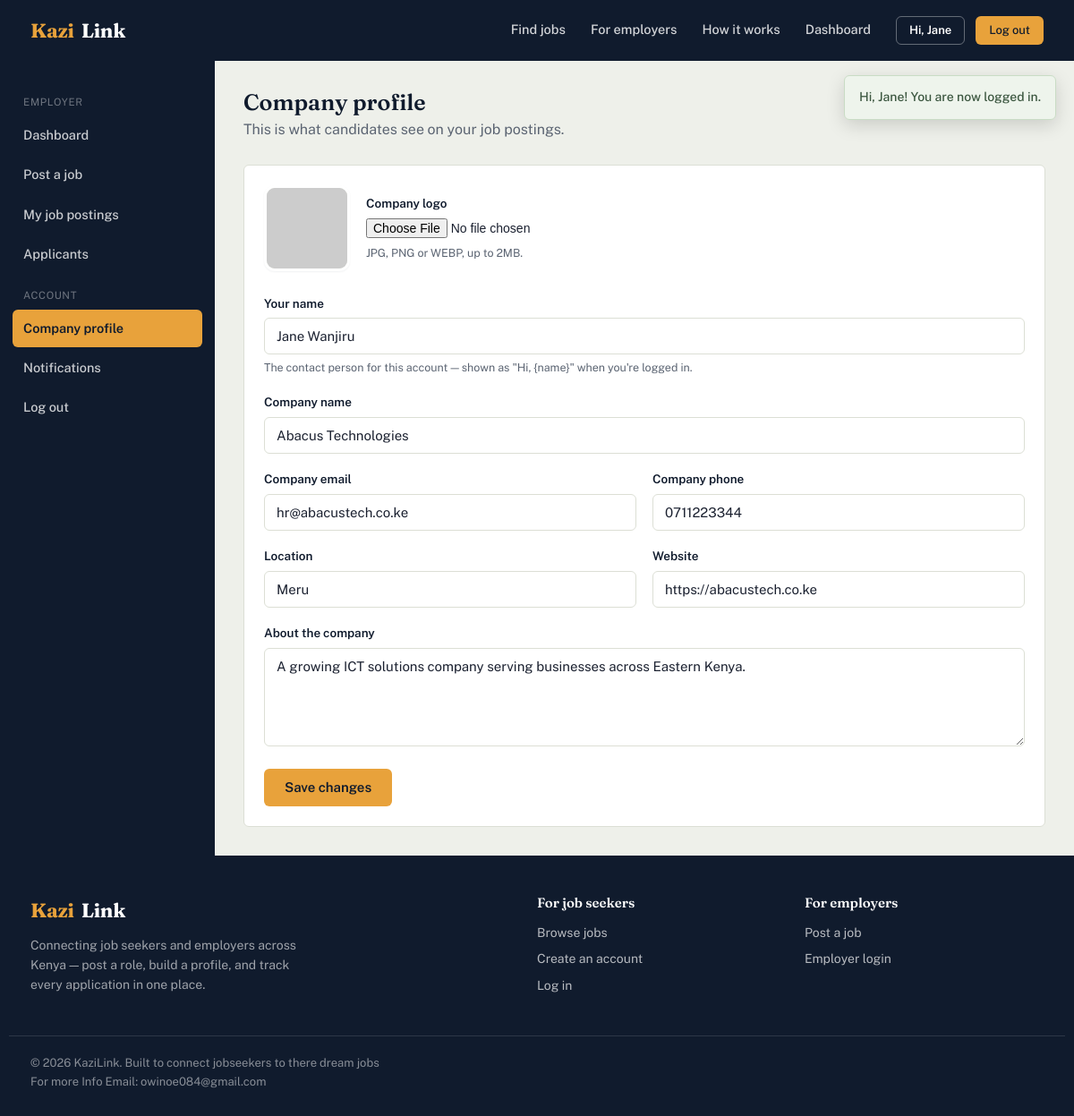
/employer/profile.php (signed in), run on the app's committed database.
### tables this page shows
CREATE TABLE users (
    user_id     INT AUTO_INCREMENT PRIMARY KEY,
    full_name   VARCHAR(100) NOT NULL,
    email       VARCHAR(100) NOT NULL UNIQUE,
    phone       VARCHAR(20),
    password    VARCHAR(255) NOT NULL,
    role        ENUM('job_seeker','employer','admin') NOT NULL,
    status      ENUM('active','suspended') NOT NULL DEFAULT 'active',
    created_at  TIMESTAMP DEFAULT CURRENT_TIMESTAMP
);

CREATE TABLE employers (
    employer_id     INT AUTO_INCREMENT PRIMARY KEY,
    user_id         INT NOT NULL UNIQUE,
    company_name    VARCHAR(150) NOT NULL,
    company_email   VARCHAR(100),
    company_phone   VARCHAR(20),
    location        VARCHAR(100),
    description     TEXT,
    website         VARCHAR(255),
    logo            VARCHAR(255),
    FOREIGN KEY (user_id) REFERENCES users(user_id) ON DELETE CASCADE
);

### includes/functions.php (called while the page is built, shortened)
<?php
function e(?string $value): string
{
    return htmlspecialchars($value ?? '', ENT_QUOTES, 'UTF-8');
}
function get_flashes(): array
{
    $flashes = $_SESSION['flash'] ?? [];
    return $flashes;
}

### includes/auth.php (called while the page is built, shortened)
<?php
function current_user_id(): ?int
{
    return $_SESSION['user_id'] ?? null;
}
function current_user(): ?array
{
    $db = getDB();
    $stmt = $db->prepare('SELECT * FROM users WHERE user_id = ?');
    $stmt->execute([current_user_id()]);
    $cached = $stmt->fetch() ?: null;
    return $cached;
}

### employer/profile.php (the view, shortened to what this page needs)
<?php
$db = getDB();
$userId = current_user_id();
$stmt = $db->prepare('SELECT u.full_name, u.email, u.phone, emp.* FROM users u JOIN employers emp ON emp.user_id = u.user_id WHERE u.user_id = ?');
$stmt->execute([$userId]);
$profile = $stmt->fetch();
$base = '../';
include __DIR__ . '/../includes/header.php';
?>
<div class="dash-shell">
  <?php include __DIR__ . '/../includes/sidebar-employer.php'; ?>
  <main class="dash-main">
    <div class="dash-header"><div><h1>Company profile</h1><p>This is what candidates see on your job postings.</p></div></div>
    <div class="card">
      <div class="card-body">
        <form method="post" enctype="multipart/form-data">
          <div style="display:flex; align-items:center; gap:18px; margin-bottom:26px;">
            <img class="profile-photo-lg" style="border-radius:12px;" src="<?= $profile['logo'] ? e('../' . $profile['logo']) : 'https://api.dicebear.com/7.x/initials/svg?seed=' . urlencode($profile['company_name']) ?>" alt="">
            <div>
              <label style="margin-bottom:6px;">Company logo</label>
              <input type="file" name="logo" accept="image/*">
              <div class="field-hint">JPG, PNG or WEBP, up to 2MB.</div>
            </div>
          </div>
          <div class="form-group">
            <label for="full_name">Your name</label>
            <input type="text" id="full_name" name="full_name" value="<?= e($profile['full_name']) ?>" required>
            <div class="field-hint">The contact person for this account — shown as "Hi, {name}" when you're logged in.</div>
          </div>
          <div class="form-group">
            <label for="company_name">Company name</label>
            <input type="text" id="company_name" name="company_name" value="<?= e($profile['company_name']) ?>" required>
          </div>
          <div class="form-row">
            <div class="form-group">
              <label for="company_email">Company email</label>
              <input type="email" id="company_email" name="company_email" value="<?= e($profile['company_email']) ?>">
            </div>
            <div class="form-group">
              <label for="company_phone">Company phone</label>
              <input type="tel" id="company_phone" name="company_phone" value="<?= e($profile['company_phone']) ?>">
            </div>
          </div>
          <div class="form-row">
            <div class="form-group">
              <label for="location">Location</label>
              <input type="text" id="location" name="location" value="<?= e($profile['location']) ?>" placeholder="e.g. Meru">
            </div>
            <div class="form-group">
              <label for="website">Website</label>
              <input type="url" id="website" name="website" value="<?= e($profile['website']) ?>" placeholder="https://...">
            </div>
          </div>
          <div class="form-group">
            <label for="description">About the company</label>
            <textarea id="description" name="description" placeholder="Tell candidates what your company does..."><?= e($profile['description']) ?></textarea>
          </div>
          <button type="submit" class="btn btn-primary">Save changes</button>
        </form>
      </div>
    </div>
  </main>
</div>
<?php include __DIR__ . '/../includes/footer.php'; ?>

### includes/header.php (shortened to what this page needs)
<?php
$base = $base ?? '';
$user = current_user();
?>
<!DOCTYPE html>
<html lang="en">
<head>
<link rel="stylesheet" href="<?= e($base) ?>assets/css/style.css">
</head>
<body>
<?php $flashes = get_flashes(); if ($flashes): ?>
<div class="flash-stack">
  <?php foreach ($flashes as $f): ?>
    <div class="flash flash-<?= e($f['type']) ?>"><?= e($f['message']) ?></div>
  <?php endforeach; ?>
</div>
<?php endif; ?>
<header class="site-header">
  <div class="container">
    <a href="<?= e($base) ?>index.php" class="brand"><span class="brand-mark">Kazi</span>Link</a>
    <nav class="main-nav">
      <a href="<?= e($base) ?>jobs.php">Find jobs</a>
      <?php if (!$user || $user['role'] === 'employer'): ?>
        <a href="<?= e($base) ?>register.php?role=employer">For employers</a>
      <?php endif; ?>
      <a href="<?= e($base) ?>index.php#how-it-works">How it works</a>
      <?php if ($user): ?>
        <?php if ($user['role'] === 'job_seeker'): ?>
          <a href="<?= e($base === '' ? 'seeker/' : '') ?>dashboard.php">Dashboard</a>
        <?php elseif ($user['role'] === 'employer'): ?>
          <a href="<?= e($base === '' ? 'employer/' : '') ?>dashboard.php">Dashboard</a>
        <?php elseif ($user['role'] === 'admin'): ?>
          <a href="<?= e($base === '' ? 'admin/' : '') ?>dashboard.php">Dashboard</a>
        <?php endif; ?>
        <div class="nav-actions">
          <span class="btn btn-outline-light btn-sm" style="pointer-events:none;">Hi, <?= e(explode(' ', $user['full_name'])[0]) ?></span>
          <a href="<?= e($base) ?>logout.php" class="btn btn-primary btn-sm">Log out</a>
        </div>
      <?php endif; ?>
    </nav>
  </div>
</header>

### assets/css/style.css (style rules this page uses)
:root { --ink: #101B2D; --ink-soft: #1B2940; --marigold: #E8A23B; --marigold-dark: #C9832450; --savanna: #4F6F52; --savanna-deep: #3C5740; --clay: #B5533C; --stone: #EEF0EA; --stone-deep: #E3E6DC; --paper: #FFFFFF; --text: #1B2130; --text-muted: #5B6472; --border: #DCDFD5; --radius: 6px; --shadow-sm: 0 1px 2px rgba(16, 27, 45, 0.06); --font-display: 'Fraunces', Georgia, serif; --font-body: 'Public Sans', -apple-system, BlinkMacSystemFont, 'Segoe UI', sans-serif; }
* { box-sizing: border-box; }
html { scroll-behavior: smooth; }
body { margin: 0; font-family: var(--font-body); color: var(--text); background: var(--stone); line-height: 1.55; -webkit-font-smoothing: antialiased; }
img { max-width: 100%; display: block; }
a { color: inherit; text-decoration: none; }
h1, h2, h3, h4 { font-family: var(--font-display); font-weight: 600; line-height: 1.15; margin: 0 0 0.5em; color: var(--ink); }
p { margin: 0 0 1em; }
.container { max-width: 1180px; margin: 0 auto; padding: 0 24px; }
.btn { display: inline-flex; align-items: center; justify-content: center; gap: 8px; padding: 11px 22px; border-radius: var(--radius); border: 1px solid transparent; font-family: var(--font-body); font-size: 15px; font-weight: 600; cursor: pointer; transition: transform 0.08s ease, background 0.15s ease, border-color 0.15s ease; line-height: 1.2; }
.btn-primary { background: var(--marigold); color: var(--ink); }
.btn-outline-light { background: transparent; border-color: rgba(255,255,255,0.35); color: #fff; }
.btn-sm { padding: 7px 14px; font-size: 13px; }
label { display: block; font-size: 13.5px; font-weight: 600; color: var(--ink); margin-bottom: 6px; }
.form-group { margin-bottom: 18px; }
.form-row { display: grid; grid-template-columns: 1fr 1fr; gap: 18px; }
input[type="text"], input[type="email"], input[type="password"], input[type="number"], input[type="date"], input[type="tel"], input[type="url"], select, textarea { width: 100%; padding: 11px 13px; font-family: var(--font-body); font-size: 15px; border: 1px solid var(--border); border-radius: var(--radius); background: #fff; color: var(--text); }
textarea { resize: vertical; min-height: 110px; }
.field-hint { font-size: 12.5px; color: var(--text-muted); margin-top: 5px; }
input[type="file"] { font-size: 14px; }
.site-header { background: var(--ink); color: #fff; position: sticky; top: 0; z-index: 40; }
.site-header .container { display: flex; align-items: center; justify-content: space-between; height: 68px; }
.brand { font-family: var(--font-display); font-size: 22px; font-weight: 700; color: #fff; display: flex; align-items: center; gap: 8px; letter-spacing: -0.01em; }
.brand-mark { color: var(--marigold); }
.main-nav { display: flex; align-items: center; gap: 28px; }
.main-nav a { font-size: 14.5px; font-weight: 500; color: rgba(255,255,255,0.82); padding: 6px 0; border-bottom: 2px solid transparent; }
.main-nav a.btn { padding: 7px 14px; font-size: 13px; border-bottom: 1px solid transparent; }
.main-nav a.btn-primary, .main-nav a.btn-primary:hover { color: var(--ink); }
.nav-actions { display: flex; align-items: center; gap: 12px; }
.flash-stack { position: fixed; top: 84px; right: 20px; z-index: 100; display: flex; flex-direction: column; gap: 10px; max-width: 360px; }
.flash { padding: 13px 16px; border-radius: var(--radius); font-size: 14px; font-weight: 500; box-shadow: 0 6px 20px rgba(0,0,0,0.15); animation: flashIn 0.2s ease; }
.flash-success { background: #eef4ec; color: var(--savanna-deep); border: 1px solid #c9dcc5; }
.dash-shell { display: flex; min-height: calc(100vh - 68px); }
.dash-main { flex: 1; padding: 32px; min-width: 0; }
.dash-header { display: flex; justify-content: space-between; align-items: flex-start; margin-bottom: 26px; flex-wrap: wrap; gap: 12px; }
.dash-header h1 { font-size: 25px; margin-bottom: 4px; }
.dash-header p { color: var(--text-muted); margin: 0; }
.card { background: #fff; border: 1px solid var(--border); border-radius: var(--radius); }
.card-body { padding: 22px; }
.profile-photo-lg { width: 96px; height: 96px; border-radius: 50%; object-fit: cover; background: var(--stone-deep); border: 3px solid #fff; box-shadow: var(--shadow-sm); }

### data on the page
users: full_name "Jane"
employers: full_name "Jane Wanjiru", company_name "Abacus Technologies", company_email "hr@abacustech.co.ke", company_phone "0711223344", location "Meru", website "https://abacustech.co.ke", description "A growing ICT solutions company serving businesses across Eastern Kenya."

### other printed values
$f['message'] "Hi, Jane! You are now logged in."
